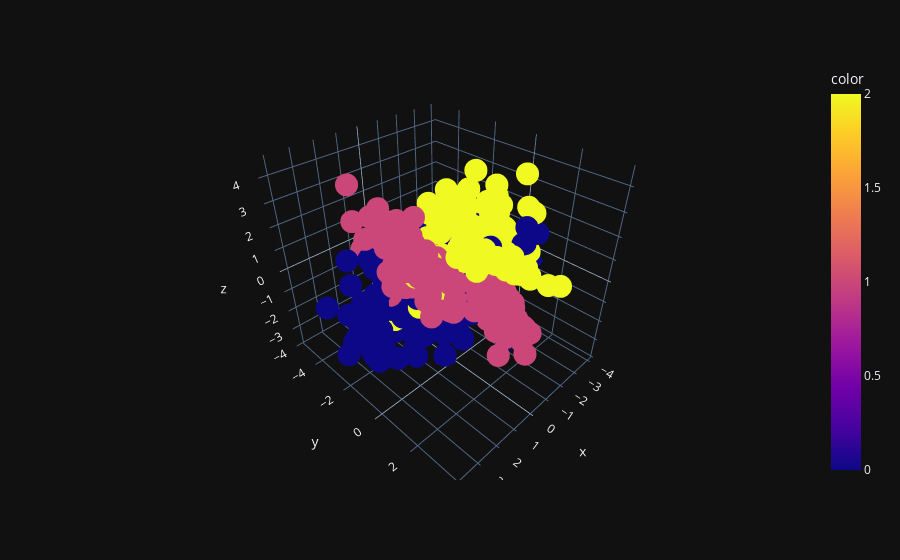

Source (notebook cell):
### Code cell
samples, classes = make_classification(n_samples=1000, n_features=3, n_informative=3, n_redundant=0, n_classes=3)
fig = px.scatter_3d(x=samples[:, 0], y=samples[:, 1], z=samples[:, 2], color=classes)
fig.show()

### Figure 1 — Plotly figure (JSON) as saved in the notebook; plotly's stock layout.template omitted (floating-point values rounded to 4 significant figures; data arrays with more than 128 entries replaced by an {"elided": "..."} marker saying what was removed)
{"data": [{"hovertemplate": "x=%{x}<br>y=%{y}<br>z=%{z}<br>color=%{marker.color}<extra></extra>", "legendgroup": "", "marker": {"color": {"elided": "1000 int values"}, "coloraxis": "coloraxis", "symbol": "circle"}, "mode": "markers", "name": "", "scene": "scene", "showlegend": false, "x": {"elided": "1000 float values"}, "y": {"elided": "1000 float values"}, "z": {"elided": "1000 float values"}, "type": "scatter3d"}], "layout": {"scene": {"domain": {"x": [0.0, 1.0], "y": [0.0, 1.0]}, "xaxis": {"title": {"text": "x"}}, "yaxis": {"title": {"text": "y"}}, "zaxis": {"title": {"text": "z"}}}, "coloraxis": {"colorbar": {"title": {"text": "color"}}, "colorscale": [[0.0, "#0d0887"], [0.1111, "#46039f"], [0.2222, "#7201a8"], [0.3333, "#9c179e"], [0.4444, "#bd3786"], [0.5556, "#d8576b"], [0.6667, "#ed7953"], [0.7778, "#fb9f3a"], [0.8889, "#fdca26"], [1.0, "#f0f921"]]}, "legend": {"tracegroupgap": 0}, "margin": {"t": 60}}}
